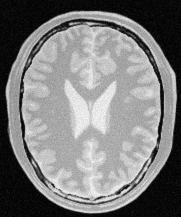
#> input picture Brain.png, 181 x 217 px
$ python q2b.py
#> lines starting #> are read from the running program, lines starting #| are printed output that depends on the picture
import cv2 as cv
import numpy as np
import matplotlib.pyplot as plt

c = np.array([(25,25),(25,100),(175,255),(175,175),(255,255)])

t1 = np.linspace(0,c[0,1],c[0,0]+1-0).astype('uint8')
t2 = np.linspace(c[0,1]+1,c[1,1],c[1,0]-c[0,0]).astype('uint8')
t3 = np.linspace(c[1,1]+1,c[2,1],c[2,0]-c[1,0]).astype('uint8')
t4 = np.linspace(c[2,1]+1,c[3,1],c[3,0]-c[2,0]).astype('uint8')
t5 = np.linspace(c[3,1]+1,c[4,1],c[4,0]-c[3,0]).astype('uint8')
t6 = np.linspace(c[4,1]+1,255,255-c[4,0]).astype('uint8')

transform = np.concatenate((t1,t2),axis=0).astype('uint8')
transform = np.concatenate((transform,t3),axis=0).astype('uint8')
transform = np.concatenate((transform,t4),axis=0).astype('uint8')
transform = np.concatenate((transform,t5),axis=0).astype('uint8')
transform = np.concatenate((transform,t6),axis=0).astype('uint8')

fig,ax = plt.subplots()
ax.plot(transform)
ax.set_xlabel(r'Input')
ax.set_ylabel(r'Output')
ax.set_xlim(0,255)
ax.set_ylim(0,255)
ax.set_aspect('equal')
plt.show()
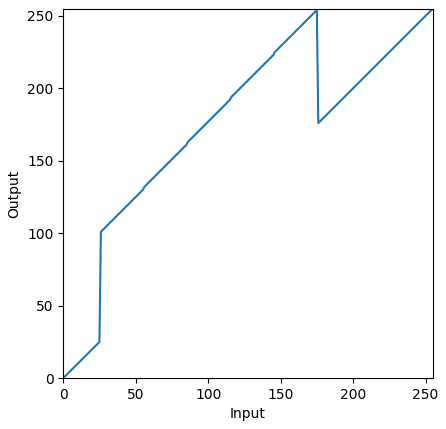
#> figure drawn by matplotlib, 1 panel; curve peaks at x = 175, y = 255

img_orig = cv.imread('Brain.png',cv.IMREAD_GRAYSCALE)
#> img_orig is the input picture: shape (217, 181); min 0, max 251, mean 123.7
cv.namedWindow('Image',cv.WINDOW_AUTOSIZE)
cv.imshow('Image',img_orig)
cv.waitKey(0)
image_transformed = cv.LUT(img_orig,transform)
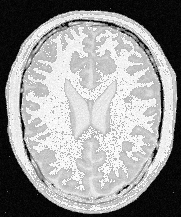
#> image_transformed: shape (217, 181); min 0, max 255, mean 151.5
cv.imshow('Transformed Image',image_transformed)
cv.waitKey(0)
cv.destroyAllWindows()

$ run again, with Q3.jpg saved as Brain.png
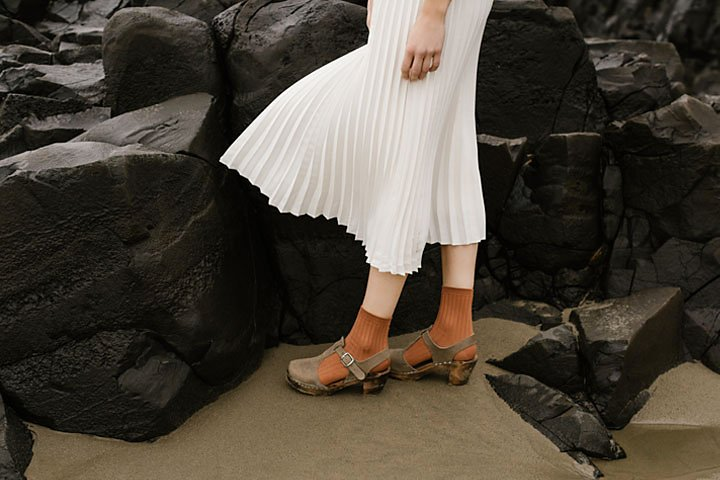
#> input picture Q3.jpg, 720 x 480 px
#> `img_orig = cv.imread('Brain.png',cv.IMREAD_GRAYSCALE)`:
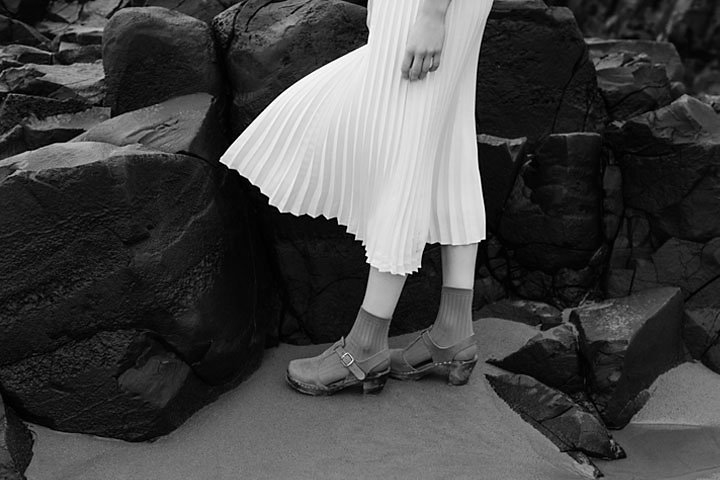
#> img_orig: shape (480, 720); min 0, max 255, mean 69
#> `image_transformed = cv.LUT(img_orig,transform)`:
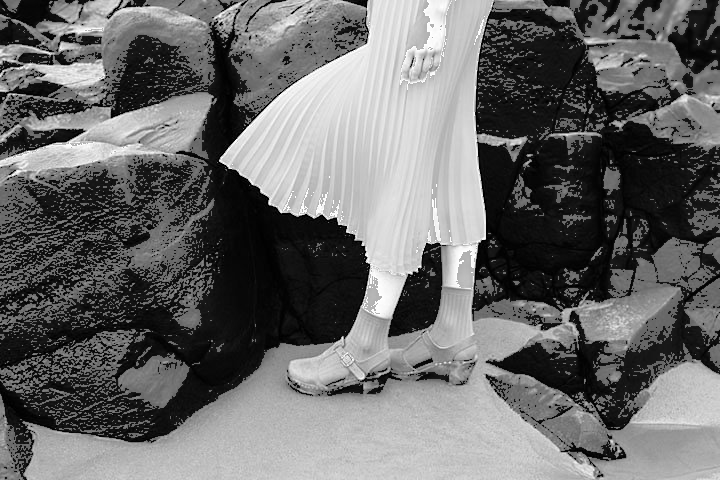
#> image_transformed: shape (480, 720); min 0, max 255, mean 106.3
